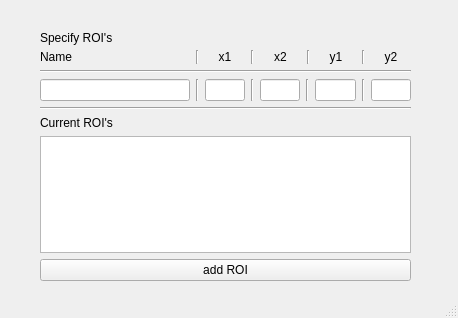
<?xml version="1.0" encoding="UTF-8"?>
<ui version="4.0">
 <class>roi_set</class>
 <widget class="QMainWindow" name="roi_set">
  <property name="geometry">
   <rect>
    <x>0</x>
    <y>0</y>
    <width>458</width>
    <height>318</height>
   </rect>
  </property>
  <property name="windowTitle">
   <string>set ROIs</string>
  </property>
  <widget class="QWidget" name="centralwidget">
   <widget class="QLabel" name="lbl_specify_rois">
    <property name="geometry">
     <rect>
      <x>40</x>
      <y>30</y>
      <width>221</width>
      <height>16</height>
     </rect>
    </property>
    <property name="text">
     <string>Specify ROI's</string>
    </property>
   </widget>
   <widget class="QWidget" name="verticalLayoutWidget">
    <property name="geometry">
     <rect>
      <x>40</x>
      <y>50</y>
      <width>371</width>
      <height>231</height>
     </rect>
    </property>
    <layout class="QVBoxLayout" name="verticalLayout">
     <item>
      <layout class="QHBoxLayout" name="horizontalLayout">
       <item>
        <widget class="QLabel" name="lbl_name">
         <property name="minimumSize">
          <size>
           <width>150</width>
           <height>0</height>
          </size>
         </property>
         <property name="text">
          <string>Name</string>
         </property>
        </widget>
       </item>
       <item>
        <widget class="Line" name="line">
         <property name="orientation">
          <enum>Qt::Vertical</enum>
         </property>
        </widget>
       </item>
       <item>
        <widget class="QLabel" name="lbl_x1">
         <property name="text">
          <string>x1</string>
         </property>
         <property name="alignment">
          <set>Qt::AlignCenter</set>
         </property>
        </widget>
       </item>
       <item>
        <widget class="Line" name="line_2">
         <property name="orientation">
          <enum>Qt::Vertical</enum>
         </property>
        </widget>
       </item>
       <item>
        <widget class="QLabel" name="lbl_x2">
         <property name="text">
          <string>x2</string>
         </property>
         <property name="alignment">
          <set>Qt::AlignCenter</set>
         </property>
        </widget>
       </item>
       <item>
        <widget class="Line" name="line_3">
         <property name="orientation">
          <enum>Qt::Vertical</enum>
         </property>
        </widget>
       </item>
       <item>
        <widget class="QLabel" name="lbl_y1">
         <property name="text">
          <string>y1</string>
         </property>
         <property name="alignment">
          <set>Qt::AlignCenter</set>
         </property>
        </widget>
       </item>
       <item>
        <widget class="Line" name="line_4">
         <property name="orientation">
          <enum>Qt::Vertical</enum>
         </property>
        </widget>
       </item>
       <item>
        <widget class="QLabel" name="lbl_y2">
         <property name="text">
          <string>y2</string>
         </property>
         <property name="alignment">
          <set>Qt::AlignCenter</set>
         </property>
        </widget>
       </item>
      </layout>
     </item>
     <item>
      <widget class="Line" name="line_9">
       <property name="orientation">
        <enum>Qt::Horizontal</enum>
       </property>
      </widget>
     </item>
     <item>
      <layout class="QHBoxLayout" name="horizontalLayout_2">
       <item>
        <widget class="QLineEdit" name="tbox_name">
         <property name="minimumSize">
          <size>
           <width>150</width>
           <height>0</height>
          </size>
         </property>
        </widget>
       </item>
       <item>
        <widget class="Line" name="line_5">
         <property name="orientation">
          <enum>Qt::Vertical</enum>
         </property>
        </widget>
       </item>
       <item>
        <widget class="QLineEdit" name="tbox_x1"/>
       </item>
       <item>
        <widget class="Line" name="line_6">
         <property name="orientation">
          <enum>Qt::Vertical</enum>
         </property>
        </widget>
       </item>
       <item>
        <widget class="QLineEdit" name="tbox_x2"/>
       </item>
       <item>
        <widget class="Line" name="line_7">
         <property name="orientation">
          <enum>Qt::Vertical</enum>
         </property>
        </widget>
       </item>
       <item>
        <widget class="QLineEdit" name="tbox_y1"/>
       </item>
       <item>
        <widget class="Line" name="line_8">
         <property name="orientation">
          <enum>Qt::Vertical</enum>
         </property>
        </widget>
       </item>
       <item>
        <widget class="QLineEdit" name="tbox_y2"/>
       </item>
      </layout>
     </item>
     <item>
      <widget class="Line" name="line_10">
       <property name="orientation">
        <enum>Qt::Horizontal</enum>
       </property>
      </widget>
     </item>
     <item>
      <widget class="QLabel" name="lbl_current_roi">
       <property name="text">
        <string>Current ROI's</string>
       </property>
      </widget>
     </item>
     <item>
      <widget class="QTextEdit" name="tbox_current_roi">
       <property name="readOnly">
        <bool>true</bool>
       </property>
      </widget>
     </item>
     <item>
      <widget class="QPushButton" name="btn_add_roi">
       <property name="text">
        <string>add ROI</string>
       </property>
      </widget>
     </item>
    </layout>
   </widget>
  </widget>
  <widget class="QStatusBar" name="statusbar"/>
 </widget>
 <resources/>
 <connections/>
</ui>
